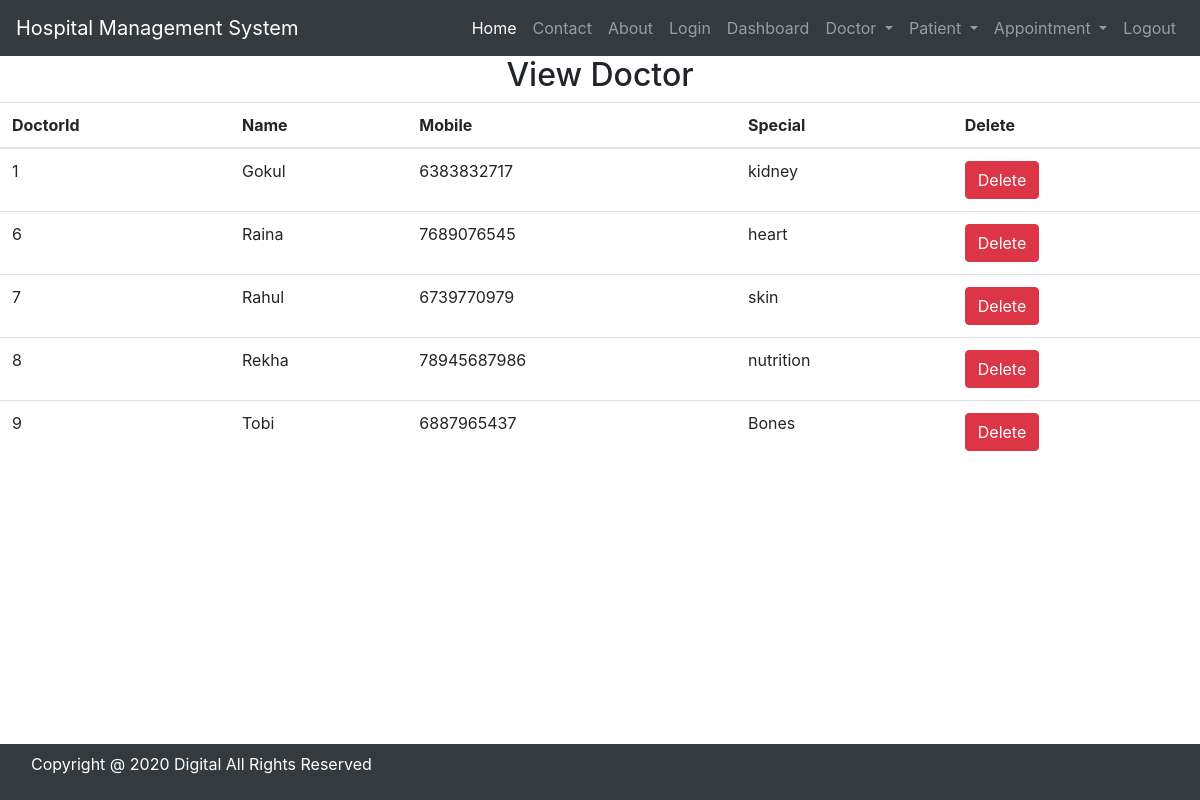
/view_doctor/ (signed in), run on the app's committed database.
### hospital/models.py (models this page shows, shortened)
class Doctor(models.Model):
    Name = models.CharField(max_length=50)
    mobile = models.IntegerField()
    special = models.CharField(max_length=50)

### hospital/views.py (the view)
# urls.py: path('view_doctor/',views.View_doctor, name='view_doctor'),
def View_doctor(request):
    if not request.user.is_staff:
        return redirect('login')
    doc = Doctor.objects.all()
    d = {'doc':doc}
    return render(request, 'view_doctor.html',d)

### hospital/templates/view_doctor.html
{% include 'base.html' %}
{% block content %}
{% include 'navigation.html' %}
<div>
    <h2 style="text-align:center">View Doctor</h2>
    <table id="example" class="table table-hover">
        <thead>
        <tr>
            <th>DoctorId</th>
            <th>Name</th>
            <th>Mobile</th>
            <th>Special</th>
            <th>Delete</th>
        </tr>
        </thead>
        <tbody>
            {% for i in doc %}
            <tr>
                <td>{{i.id}}</td>
                <td>{{i.Name}}</td>
                <td>{{i.mobile}}</td>
                <td>{{i.special}}</td>
                <td><a href="{% url 'delete_doctor' i.id %}" onclick="return confirm('Are you sure want to delete?')" class="btn btn-danger">Delete</a></td>
            </tr>
            {% endfor %}
        </tbody>
    </table>
</div>
{% endblock %}
{% include 'footer.html' %}

### hospital/templates/base.html (shortened to what this page needs)
{% load static %}
<html lang="en" xmlns="http://www.w3.org/1999/html">
<head>
      <link rel="stylesheet" href="https://cdn.jsdelivr.net/npm/bootstrap@4.6.2/dist/css/bootstrap.min.css">
      <link rel="stylesheet" href="https://use.fontawesome.com/releases/v5.7.0/css/all.css">
      <link rel="stylesheet" type="text/css" href="{% static 'css/mystyle.css' %}">
      <link rel="stylesheet" href="https://cdn.datatables.net/2.0.3/css/dataTables.dataTables.min.css"/>
      <link rel="stylesheet" href="https://cdn.datatables.net/buttons/3.0.1/css/buttons.dataTables.min.css"/>
</head>
<body>
</body>
</html>

### hospital/templates/navigation.html (shortened to what this page needs)
<nav class="navbar navbar-expand-lg navbar-dark bg-dark">
  <a class="navbar-brand" href="{% url 'home' %}">Hospital Management System</a>
  <div class="collapse navbar-collapse" id="navbarSupportedContent">
    <ul class="navbar-nav ml-auto">
      <li class="nav-item active">
        <a class="nav-link" href="{% url 'home' %}">Home <span class="sr-only">(current)</span></a>
      </li>
      <li class="nav-item">
        <a class="nav-link" href="{% url 'contact' %}">Contact</a>
      </li>
      <li class="nav-item">
        <a class="nav-link" href="{% url 'about' %}">About</a>
      </li>
      {% if request.user.is_staff %}
      <li class="nav-item">
        <a class="nav-link" href="{% url 'login' %}">Login</a>
      </li>
      {% endif %}
      {% if request.user.is_staff %}
        <li class="nav-item">
        <a class="nav-link" href="{% url 'dashboard' %}">Dashboard <span class="sr-only">(current)</span></a>
      </li>
       <li class="nav-item dropdown">
        <a class="nav-link dropdown-toggle" href="#" id="navbarDropdown" role="button" data-toggle="dropdown"
           aria-haspopup="true" aria-expanded="false">
          Doctor
        </a>
        </li>
       <li class="nav-item dropdown">
        <a class="nav-link dropdown-toggle" href="#" id="navbarDropdown2" role="button" data-toggle="dropdown"
           aria-haspopup="true" aria-expanded="false">
          Patient
        </a>
        </li>
       <li class="nav-item dropdown">
        <a class="nav-link dropdown-toggle" href="#" id="navbarDropdown3" role="button" data-toggle="dropdown"
           aria-haspopup="true" aria-expanded="false">
          Appointment
        </a>
        </li>
      <li class="nav-item">
          <a class="nav-link" href="{% url 'logout' %}">Logout</a>
      </li>
      {% endif %}
    </ul>
  </div>
</nav>

### hospital/templates/footer.html
<nav class="navbar navbar-expand-sm bg-dark navbar-light fixed-bottom">
    <div class="footer-bottom" >
        <div class="container">
            <div class="row">
                <div class="col-sm-12 text-center">
                    <div class="copyright-text text-center">
                            <p class="text-white">Copyright @ 2020 Digital All Rights Reserved</p>
                    </div>
                </div>
            </div>
        </div>
    </div>
</nav>

### data on the page
Doctor: id "1", Name "Gokul", mobile "6383832717", special "kidney"
Doctor: id "6", Name "Raina", mobile "7689076545", special "heart"
Doctor: id "7", Name "Rahul", mobile "6739770979", special "skin"
Doctor: id "8", Name "Rekha", mobile "78945687986", special "nutrition"
Doctor: id "9", Name "Tobi", mobile "6887965437", special "Bones"
